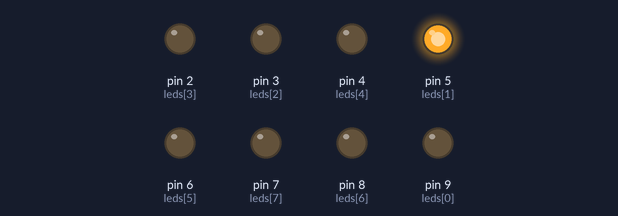
A sketch run on a simulated Arduino Uno, built with avr-gcc and run on an emulated ATmega328P. Parts: output pins drawn as LEDs (lit = HIGH).

Above: at 0.2 s.
At 1.2 s:
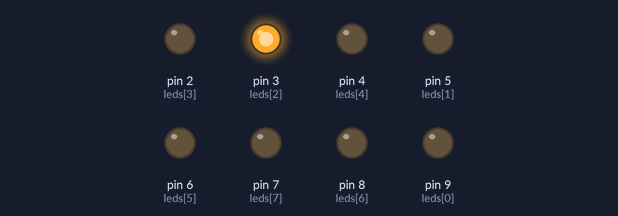
At 2.2 s:
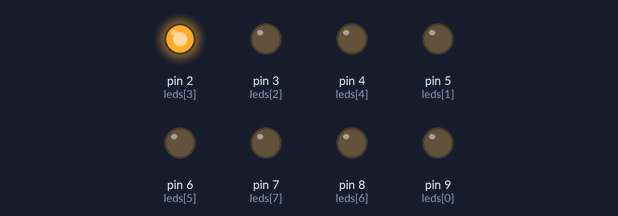
At 3.2 s:
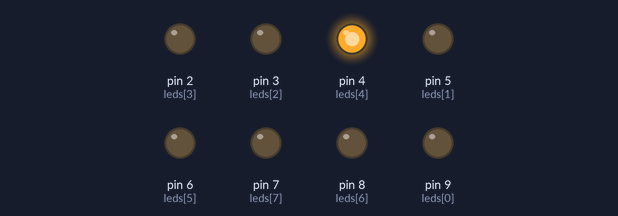
At 5.2 s:
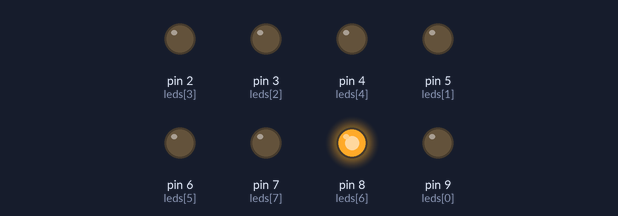
At 7.2 s:
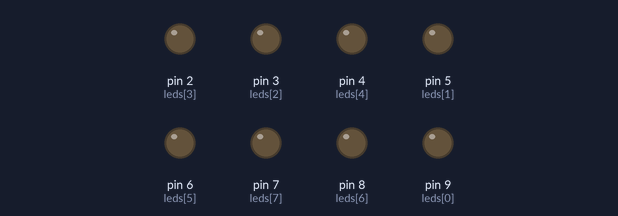
Timing chart, 0 to 10.4 s (numbered marks = the images above):
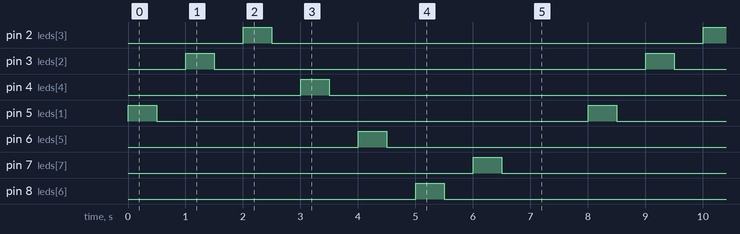

Measured:
- by itself, pin 2 (leds[3]), pin 3 (leds[2]), pin 4 (leds[4]), pin 5 (leds[1]), pin 6 (leds[5]), pin 7 (leds[7]), pin 8 (leds[6]): alternates HIGH for 0.50 s and LOW for 7.5 s
- by itself, everything shown: repeats every 8.0 s, in 14 steps

The sketch:

led_string.ino
```cpp
int leds[8] = {9, 5, 3, 2, 4, 6, 8, 7};
void setup() {
Serial.begin(9600);

for (int i=2; i<10; i++) {
   pinMode(i, OUTPUT);

}
}

void loop() {

  for (int c=1; c<9; c++) {
    digitalWrite(leds[c], HIGH);
    delay(500);
    digitalWrite(leds[c], LOW);
    delay(500);
  }


  }
```
